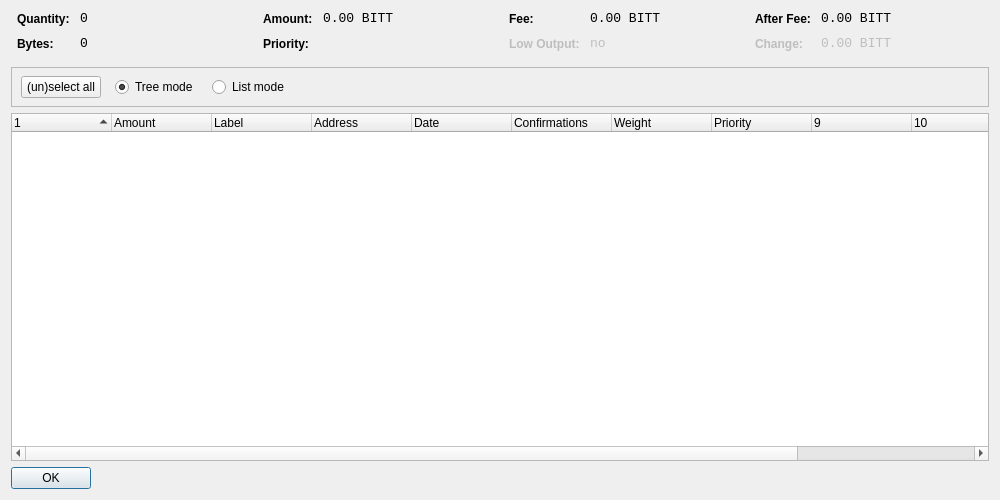
<?xml version="1.0" encoding="UTF-8"?>
<ui version="4.0">
 <class>CoinControlDialog</class>
 <widget class="QWidget" name="CoinControlDialog">
  <property name="geometry">
   <rect>
    <x>0</x>
    <y>0</y>
    <width>1000</width>
    <height>500</height>
   </rect>
  </property>
  <property name="windowTitle">
   <string>Coin Control</string>
  </property>
  <layout class="QVBoxLayout" name="verticalLayout">
   <item>
    <layout class="QHBoxLayout" name="horizontalLayoutTop" stretch="0,0,0,0">
     <property name="topMargin">
      <number>0</number>
     </property>
     <property name="bottomMargin">
      <number>10</number>
     </property>
     <item>
      <layout class="QFormLayout" name="formLayoutCoinControl1">
       <property name="horizontalSpacing">
        <number>10</number>
       </property>
       <property name="verticalSpacing">
        <number>10</number>
       </property>
       <property name="leftMargin">
        <number>6</number>
       </property>
       <property name="rightMargin">
        <number>6</number>
       </property>
       <item row="0" column="0">
        <widget class="QLabel" name="labelCoinControlQuantityText">
         <property name="styleSheet">
          <string notr="true">font-weight:bold;</string>
         </property>
         <property name="text">
          <string>Quantity:</string>
         </property>
        </widget>
       </item>
       <item row="0" column="1">
        <widget class="QLabel" name="labelCoinControlQuantity">
         <property name="font">
          <font>
           <family>Monospace</family>
           <pointsize>10</pointsize>
          </font>
         </property>
         <property name="cursor">
          <cursorShape>IBeamCursor</cursorShape>
         </property>
         <property name="contextMenuPolicy">
          <enum>Qt::ActionsContextMenu</enum>
         </property>
         <property name="text">
          <string notr="true">0</string>
         </property>
         <property name="textInteractionFlags">
          <set>Qt::LinksAccessibleByMouse|Qt::TextSelectableByKeyboard|Qt::TextSelectableByMouse</set>
         </property>
        </widget>
       </item>
       <item row="1" column="0">
        <widget class="QLabel" name="labelCoinControlBytesText">
         <property name="styleSheet">
          <string notr="true">font-weight:bold;</string>
         </property>
         <property name="text">
          <string>Bytes:</string>
         </property>
        </widget>
       </item>
       <item row="1" column="1">
        <widget class="QLabel" name="labelCoinControlBytes">
         <property name="font">
          <font>
           <family>Monospace</family>
           <pointsize>10</pointsize>
          </font>
         </property>
         <property name="cursor">
          <cursorShape>IBeamCursor</cursorShape>
         </property>
         <property name="contextMenuPolicy">
          <enum>Qt::ActionsContextMenu</enum>
         </property>
         <property name="text">
          <string notr="true">0</string>
         </property>
         <property name="textInteractionFlags">
          <set>Qt::LinksAccessibleByMouse|Qt::TextSelectableByKeyboard|Qt::TextSelectableByMouse</set>
         </property>
        </widget>
       </item>
      </layout>
     </item>
     <item>
      <layout class="QFormLayout" name="formLayoutCoinControl2">
       <property name="horizontalSpacing">
        <number>10</number>
       </property>
       <property name="verticalSpacing">
        <number>10</number>
       </property>
       <property name="leftMargin">
        <number>6</number>
       </property>
       <property name="rightMargin">
        <number>6</number>
       </property>
       <item row="0" column="0">
        <widget class="QLabel" name="labelCoinControlAmountText">
         <property name="styleSheet">
          <string notr="true">font-weight:bold;</string>
         </property>
         <property name="text">
          <string>Amount:</string>
         </property>
        </widget>
       </item>
       <item row="0" column="1">
        <widget class="QLabel" name="labelCoinControlAmount">
         <property name="font">
          <font>
           <family>Monospace</family>
           <pointsize>10</pointsize>
          </font>
         </property>
         <property name="cursor">
          <cursorShape>IBeamCursor</cursorShape>
         </property>
         <property name="contextMenuPolicy">
          <enum>Qt::ActionsContextMenu</enum>
         </property>
         <property name="text">
          <string notr="true">0.00 BITT</string>
         </property>
         <property name="textInteractionFlags">
          <set>Qt::LinksAccessibleByMouse|Qt::TextSelectableByKeyboard|Qt::TextSelectableByMouse</set>
         </property>
        </widget>
       </item>
       <item row="1" column="0">
        <widget class="QLabel" name="labelCoinControlPriorityText">
         <property name="styleSheet">
          <string notr="true">font-weight:bold;</string>
         </property>
         <property name="text">
          <string>Priority:</string>
         </property>
        </widget>
       </item>
       <item row="1" column="1">
        <widget class="QLabel" name="labelCoinControlPriority">
         <property name="font">
          <font>
           <family>Monospace</family>
           <pointsize>10</pointsize>
          </font>
         </property>
         <property name="cursor">
          <cursorShape>IBeamCursor</cursorShape>
         </property>
         <property name="contextMenuPolicy">
          <enum>Qt::ActionsContextMenu</enum>
         </property>
         <property name="text">
          <string/>
         </property>
         <property name="textInteractionFlags">
          <set>Qt::LinksAccessibleByMouse|Qt::TextSelectableByKeyboard|Qt::TextSelectableByMouse</set>
         </property>
        </widget>
       </item>
      </layout>
     </item>
     <item>
      <layout class="QFormLayout" name="formLayoutCoinControl3">
       <property name="horizontalSpacing">
        <number>10</number>
       </property>
       <property name="verticalSpacing">
        <number>10</number>
       </property>
       <property name="leftMargin">
        <number>6</number>
       </property>
       <property name="rightMargin">
        <number>6</number>
       </property>
       <item row="0" column="0">
        <widget class="QLabel" name="labelCoinControlFeeText">
         <property name="styleSheet">
          <string notr="true">font-weight:bold;</string>
         </property>
         <property name="text">
          <string>Fee:</string>
         </property>
        </widget>
       </item>
       <item row="0" column="1">
        <widget class="QLabel" name="labelCoinControlFee">
         <property name="font">
          <font>
           <family>Monospace</family>
           <pointsize>10</pointsize>
          </font>
         </property>
         <property name="cursor">
          <cursorShape>IBeamCursor</cursorShape>
         </property>
         <property name="contextMenuPolicy">
          <enum>Qt::ActionsContextMenu</enum>
         </property>
         <property name="text">
          <string notr="true">0.00 BITT</string>
         </property>
         <property name="textInteractionFlags">
          <set>Qt::LinksAccessibleByMouse|Qt::TextSelectableByKeyboard|Qt::TextSelectableByMouse</set>
         </property>
        </widget>
       </item>
       <item row="1" column="0">
        <widget class="QLabel" name="labelCoinControlLowOutputText">
         <property name="enabled">
          <bool>false</bool>
         </property>
         <property name="styleSheet">
          <string notr="true">font-weight:bold;</string>
         </property>
         <property name="text">
          <string>Low Output:</string>
         </property>
        </widget>
       </item>
       <item row="1" column="1">
        <widget class="QLabel" name="labelCoinControlLowOutput">
         <property name="enabled">
          <bool>false</bool>
         </property>
         <property name="font">
          <font>
           <family>Monospace</family>
           <pointsize>10</pointsize>
          </font>
         </property>
         <property name="cursor">
          <cursorShape>IBeamCursor</cursorShape>
         </property>
         <property name="contextMenuPolicy">
          <enum>Qt::ActionsContextMenu</enum>
         </property>
         <property name="text">
          <string>no</string>
         </property>
         <property name="textInteractionFlags">
          <set>Qt::LinksAccessibleByMouse|Qt::TextSelectableByKeyboard|Qt::TextSelectableByMouse</set>
         </property>
        </widget>
       </item>
      </layout>
     </item>
     <item>
      <layout class="QFormLayout" name="formLayoutCoinControl4">
       <property name="horizontalSpacing">
        <number>10</number>
       </property>
       <property name="verticalSpacing">
        <number>10</number>
       </property>
       <property name="leftMargin">
        <number>6</number>
       </property>
       <property name="rightMargin">
        <number>6</number>
       </property>
       <item row="0" column="0">
        <widget class="QLabel" name="labelCoinControlAfterFeeText">
         <property name="styleSheet">
          <string notr="true">font-weight:bold;</string>
         </property>
         <property name="text">
          <string>After Fee:</string>
         </property>
        </widget>
       </item>
       <item row="0" column="1">
        <widget class="QLabel" name="labelCoinControlAfterFee">
         <property name="font">
          <font>
           <family>Monospace</family>
           <pointsize>10</pointsize>
          </font>
         </property>
         <property name="cursor">
          <cursorShape>IBeamCursor</cursorShape>
         </property>
         <property name="contextMenuPolicy">
          <enum>Qt::ActionsContextMenu</enum>
         </property>
         <property name="text">
          <string notr="true">0.00 BITT</string>
         </property>
         <property name="textInteractionFlags">
          <set>Qt::LinksAccessibleByMouse|Qt::TextSelectableByKeyboard|Qt::TextSelectableByMouse</set>
         </property>
        </widget>
       </item>
       <item row="1" column="0">
        <widget class="QLabel" name="labelCoinControlChangeText">
         <property name="enabled">
          <bool>false</bool>
         </property>
         <property name="styleSheet">
          <string notr="true">font-weight:bold;</string>
         </property>
         <property name="text">
          <string>Change:</string>
         </property>
        </widget>
       </item>
       <item row="1" column="1">
        <widget class="QLabel" name="labelCoinControlChange">
         <property name="enabled">
          <bool>false</bool>
         </property>
         <property name="font">
          <font>
           <family>Monospace</family>
           <pointsize>10</pointsize>
          </font>
         </property>
         <property name="cursor">
          <cursorShape>IBeamCursor</cursorShape>
         </property>
         <property name="contextMenuPolicy">
          <enum>Qt::ActionsContextMenu</enum>
         </property>
         <property name="text">
          <string notr="true">0.00 BITT</string>
         </property>
         <property name="textInteractionFlags">
          <set>Qt::LinksAccessibleByMouse|Qt::TextSelectableByKeyboard|Qt::TextSelectableByMouse</set>
         </property>
        </widget>
       </item>
      </layout>
     </item>
    </layout>
   </item>
   <item>
    <widget class="QFrame" name="frame">
     <property name="minimumSize">
      <size>
       <width>0</width>
       <height>40</height>
      </size>
     </property>
     <property name="frameShape">
      <enum>QFrame::StyledPanel</enum>
     </property>
     <property name="frameShadow">
      <enum>QFrame::Sunken</enum>
     </property>
     <widget class="QWidget" name="horizontalLayoutWidget">
      <property name="geometry">
       <rect>
        <x>10</x>
        <y>0</y>
        <width>781</width>
        <height>41</height>
       </rect>
      </property>
      <layout class="QHBoxLayout" name="horizontalLayoutPanel" stretch="0,0,0,0">
       <property name="spacing">
        <number>14</number>
       </property>
       <item>
        <widget class="QPushButton" name="pushButtonSelectAll">
         <property name="sizePolicy">
          <sizepolicy hsizetype="Maximum" vsizetype="Fixed">
           <horstretch>0</horstretch>
           <verstretch>0</verstretch>
          </sizepolicy>
         </property>
         <property name="text">
          <string>(un)select all</string>
         </property>
        </widget>
       </item>
       <item>
        <widget class="QRadioButton" name="radioTreeMode">
         <property name="sizePolicy">
          <sizepolicy hsizetype="Maximum" vsizetype="Fixed">
           <horstretch>0</horstretch>
           <verstretch>0</verstretch>
          </sizepolicy>
         </property>
         <property name="text">
          <string>Tree mode</string>
         </property>
         <property name="checked">
          <bool>true</bool>
         </property>
        </widget>
       </item>
       <item>
        <widget class="QRadioButton" name="radioListMode">
         <property name="sizePolicy">
          <sizepolicy hsizetype="Maximum" vsizetype="Fixed">
           <horstretch>0</horstretch>
           <verstretch>0</verstretch>
          </sizepolicy>
         </property>
         <property name="text">
          <string>List mode</string>
         </property>
        </widget>
       </item>
       <item>
        <spacer name="horizontalSpacer">
         <property name="orientation">
          <enum>Qt::Horizontal</enum>
         </property>
         <property name="sizeHint" stdset="0">
          <size>
           <width>40</width>
           <height>20</height>
          </size>
         </property>
        </spacer>
       </item>
      </layout>
     </widget>
    </widget>
   </item>
   <item>
    <widget class="CoinControlTreeWidget" name="treeWidget">
     <property name="contextMenuPolicy">
      <enum>Qt::CustomContextMenu</enum>
     </property>
     <property name="sortingEnabled">
      <bool>false</bool>
     </property>
     <property name="columnCount">
      <number>12</number>
     </property>
     <attribute name="headerShowSortIndicator" stdset="0">
      <bool>true</bool>
     </attribute>
     <attribute name="headerStretchLastSection">
      <bool>false</bool>
     </attribute>
     <column>
      <property name="text">
       <string/>
      </property>
     </column>
     <column>
      <property name="text">
       <string>Amount</string>
      </property>
     </column>
     <column>
      <property name="text">
       <string>Label</string>
      </property>
     </column>
     <column>
      <property name="text">
       <string>Address</string>
      </property>
     </column>
     <column>
      <property name="text">
       <string>Date</string>
      </property>
     </column>
     <column>
      <property name="text">
       <string>Confirmations</string>
      </property>
      <property name="toolTip">
       <string>Confirmed</string>
      </property>
     </column>
     <column>
      <property name="text">
       <string>Weight</string>
      </property>
     </column>
     <column>
      <property name="text">
       <string>Priority</string>
      </property>
     </column>
     <column>
      <property name="text">
       <string/>
      </property>
     </column>
     <column>
      <property name="text">
       <string/>
      </property>
     </column>
     <column>
      <property name="text">
       <string/>
      </property>
     </column>
     <column>
      <property name="text">
       <string/>
      </property>
     </column>
    </widget>
   </item>
   <item>
    <widget class="QDialogButtonBox" name="buttonBox">
     <property name="sizePolicy">
      <sizepolicy hsizetype="Maximum" vsizetype="Fixed">
       <horstretch>0</horstretch>
       <verstretch>0</verstretch>
      </sizepolicy>
     </property>
     <property name="orientation">
      <enum>Qt::Horizontal</enum>
     </property>
     <property name="standardButtons">
      <set>QDialogButtonBox::Ok</set>
     </property>
    </widget>
   </item>
  </layout>
 </widget>
 <customwidgets>
  <customwidget>
   <class>CoinControlTreeWidget</class>
   <extends>QTreeWidget</extends>
   <header>coincontroltreewidget.h</header>
  </customwidget>
 </customwidgets>
 <resources/>
 <connections/>
</ui>
